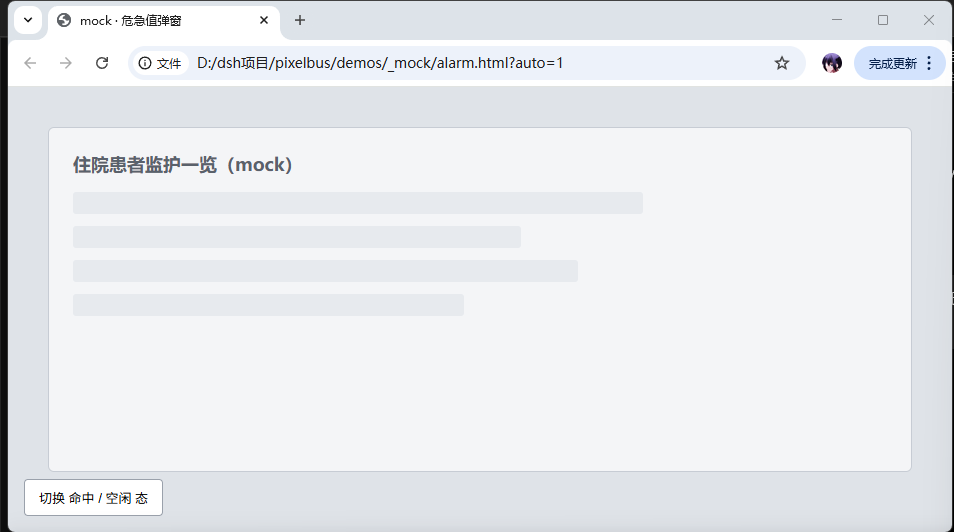
#> input picture demos/alarm-popup/shots/idle.png, 954 x 532 px
$ python make_demo_gif.py
#> lines starting #> are read from the running program, lines starting #| are printed output that depends on the picture
"""用 demo 的 hit/idle 真实截图合成演示 GIF（不碰屏幕，随时可重跑）。

    python tools/make_demo_gif.py                 # 三个 demo 全做
    python tools/make_demo_gif.py alarm-popup     # 只做一个

这不是"实时录屏"。它把 ``shots/idle.png`` 和 ``shots/hit.png``（真实截图裁出来的
窗口图）按 idle → hit → idle 的顺序拼成循环 GIF，命中帧左上角打个红色 HIT 角标。
要录自己屏幕上的真实过程，用 ``tools/record_gif.py``。
"""

from __future__ import annotations

import argparse
from pathlib import Path

from PIL import Image, ImageDraw

DEMOS = Path(__file__).resolve().parent.parent / "demos"
DEMO_NAMES = ["alarm-popup", "canvas-board", "legacy-report"]

MAX_WIDTH = 760
FRAME_MS = 160


def _badge(img: Image.Image, hit: bool) -> Image.Image:
    draw = ImageDraw.Draw(img)
    text = "HIT" if hit else "idle"
    color = (208, 2, 27) if hit else (90, 90, 90)
    draw.rectangle([0, 0, 58, 20], fill=color)
    draw.text((7, 5), text, fill=(255, 255, 255))
    return img


def build(demo: str) -> Path | None:
#> called with demo = 'alarm-popup'
    shots = DEMOS / demo / "shots"
    hit_path, idle_path = shots / "hit.png", shots / "idle.png"
    if not hit_path.exists() or not idle_path.exists():
        print(f"{demo}: 缺 shots/hit.png 或 shots/idle.png，跳过")
        return None

    idle = Image.open(idle_path).convert("RGB")
#> idle is the input picture: PIL image 954x532 RGB; mean R, G, B 232.2, 234.5, 237.9
    hit = Image.open(hit_path).convert("RGB")
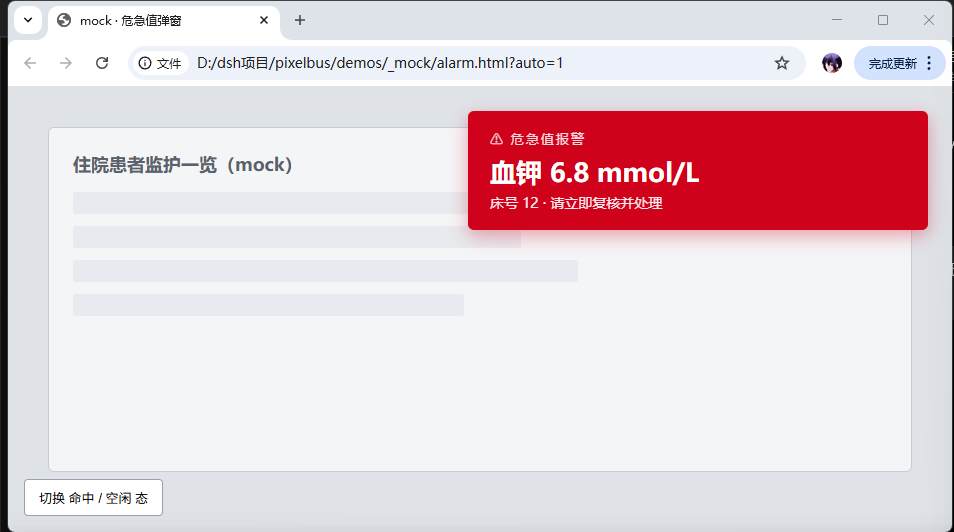
#> input picture demos/alarm-popup/shots/hit.png, 954 x 532 px
#> hit is the input picture: PIL image 954x532 RGB; mean R, G, B 229.1, 209.6, 215.3

    scale = min(1.0, MAX_WIDTH / idle.width)
#> scale = 0.797
    size = (int(idle.width * scale), int(idle.height * scale))
#> size = (760, 423)
    frames = [_badge(idle.resize(size), False), _badge(idle.resize(size), False)]
    frames += [_badge(hit.resize(size), True)] * 3
#> frames = 5 items
    frames.append(_badge(idle.resize(size), False))

    out = DEMOS / demo / "demo.gif"
    frames[0].save(out, save_all=True, append_images=frames[1:],
                   duration=FRAME_MS, loop=0, optimize=True)
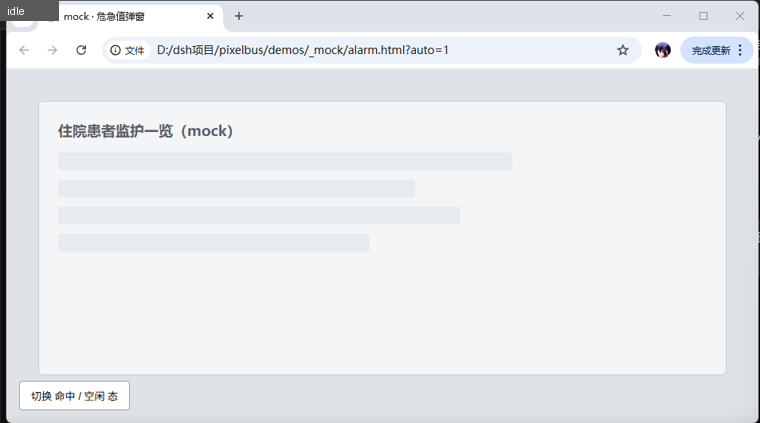
#> saved as demo.gif: PIL image 760x423 RGB; mean R, G, B 231.8, 234.1, 237.5
    print(f"{demo}: {out} · {len(frames)} 帧 · {size[0]}×{size[1]} · {out.stat().st_size / 1024:.0f}KB")
#| alarm-popup: demos/alarm-popup/demo.gif · 6 帧 · 760×423 · 61KB
    return out


def main(argv: list[str] | None = None) -> int:
    ap = argparse.ArgumentParser(description="用真实截图合成 demo GIF")
    ap.add_argument("demos", nargs="*", default=None)
    args = ap.parse_args(argv)
    done = 0
    for name in args.demos or DEMO_NAMES:
        if build(name):
            done += 1
    return 0 if done else 1


if __name__ == "__main__":
#> (the run stopped early here; a loop or call above may not have finished)
